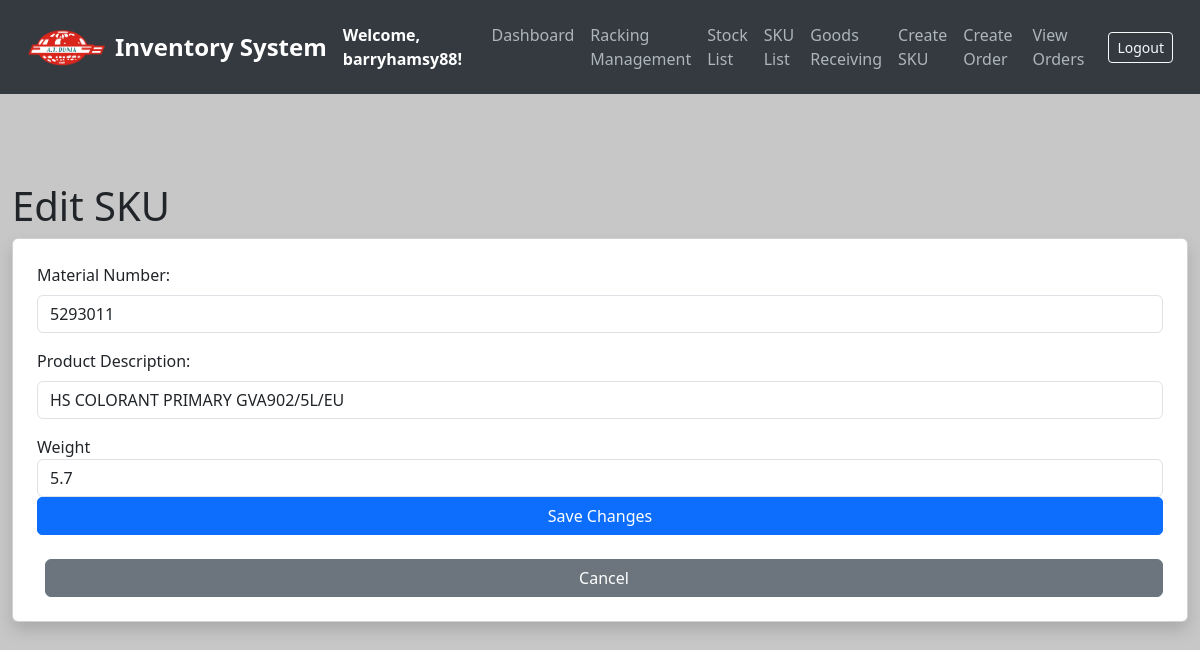
Page /edit-sku/1 (signed in) on the committed database.
### models.py (models this page shows, shortened)
class User(UserMixin, db.Model):
    __tablename__ = 'users'
    id = db.Column(db.Integer, primary_key=True)
    username = db.Column(db.String(80), unique=True, nullable=False)
    email = db.Column(db.String(120), unique=True, nullable=False)
    password = db.Column(db.String(200), nullable=False)  # Store hashed passwords
    date_created = db.Column(db.DateTime, default=get_local_time)
    last_login = db.Column(db.DateTime, nullable=True)
    is_active = db.Column(db.Boolean, default=True)  # For account activation/deactivation
    is_approved = db.Column(db.Boolean, default=False)
    is_admin = db.Column(db.Boolean, default=False)

class SKU(db.Model):
    __tablename__ = 'sku_list'
    id = db.Column(db.Integer, primary_key=True)
    material_number = db.Column(db.String(50), unique=True, nullable=False)
    product_description = db.Column(db.String(200), nullable=False)
    pack_size_id = db.Column(db.Integer, db.ForeignKey('pack_sizes.id'), nullable=False)
    weight = db.Column(db.Float, nullable=False)
    pack_size = db.relationship('PackSize', backref='skus', lazy=True)  # Establish relationship

### app.py (the view)
@app.route('/edit-sku/<int:id>', methods=['GET', 'POST'])
@login_required
def edit_sku(id):
    sku = SKU.query.get_or_404(id)
    if request.method == 'POST':
        sku.material_number = request.form['material_number']
        sku.product_description = request.form['product_description']
        sku.weight = float(request.form['weight'])  # Allow editing the weight
        db.session.commit()
        return redirect(url_for('list_skus_html'))
    return render_template('edit_sku.html', sku=sku)

### app.py (called while the page is built)
@login_manager.user_loader
def load_user(user_id):
    return db.session.get(User, int(user_id))

### templates/edit_sku.html (shortened to what this page needs)
<!DOCTYPE html>
<html lang="en">
<head>
    <link href="https://cdn.jsdelivr.net/npm/bootstrap@5.3.0-alpha1/dist/css/bootstrap.min.css" rel="stylesheet">
</head>
</head>
<body>
<nav class="navbar navbar-expand-lg navbar-dark">
    <div class="container-fluid">
        <img src="{{ url_for('static', filename='logo_.png') }}" alt="Logo" width="80" height="40" class="me-2">
        <a class="navbar-brand" href="/">Inventory System</a>
        <strong class="text-white">Welcome, {{ current_user.username }}!</strong>
        <div class="collapse navbar-collapse" id="navbarNav">
            <ul class="navbar-nav ms-auto">
                <li class="nav-item"><a class="nav-link" href="/dashboard">Dashboard</a></li>
                <li class="nav-item"><a class="nav-link" href="/create_racking">Racking Management</a></li>
                <li class="nav-item"><a class="nav-link" href="/stocks">Stock List</a></li>
                <li class="nav-item"><a class="nav-link" href="/sku-list">SKU List</a></li>
                <li class="nav-item"><a class="nav-link" href="/create-stock">Goods Receiving</a></li>
                <li class="nav-item"><a class="nav-link" href="/add-sku">Create SKU</a></li>
                <li class="nav-item"><a class="nav-link" href="/create-order">Create Order</a></li>
                <li class="nav-item"><a class="nav-link" href="/orders">View Orders</a></li>
            </ul>
            <form class="d-flex ms-3" action="{{ url_for('logout') }}" method="POST">
                <button class="btn btn-sm btn-outline-light" type="submit">Logout</button>
            </form>
        </div>
    </div>
</nav>
    <div class="container mt-5">
        <h1>Edit SKU</h1>
        <form action="/edit-sku/{{ sku.id }}" method="POST" class="card p-4 shadow">
            <div class="mb-3">
                <label for="material_number" class="form-label">Material Number:</label>
                <input type="text" id="material_number" name="material_number" value="{{ sku.material_number }}" class="form-control" required>
            </div>
            <div class="mb-3">
                <label for="product_description" class="form-label">Product Description:</label>
                <input type="text" id="product_description" name="product_description" value="{{ sku.product_description }}" class="form-control" required>
            </div>
            <div class="form-group">
                <label for="weight">Weight</label>
                <input type="number" step="any" min="0" class="form-control" name="weight" value="{{ sku.weight }}" required>
            </div>
            <button type="submit" class="btn btn-primary">Save Changes</button>
            <br>
            <a href="/sku-list" class="btn btn-secondary ms-2">Cancel</a>
        </form>
    </div>
</body>
</html>

### templates/edit_sku.html (style rules this page uses)
body { background-color: #C7C7C7; color: #212529; }
.navbar { background-color: #343a40; padding: 15px; }
.navbar-brand { font-weight: bold; color: #fff; font-size: 1.5rem; }
.nav-link { color: #adb5bd; font-weight: 500; }
.container { max-width: 1200px; padding-top: 40px; }
.btn-primary, .btn-success, .btn-danger { border-radius: 5px; transition: all 0.3s ease; }

### rows in the picture
User: username "barryhamsy88"
SKU: material_number "5293011", product_description "HS COLORANT PRIMARY GVA902/5L/EU", weight "5.7"
